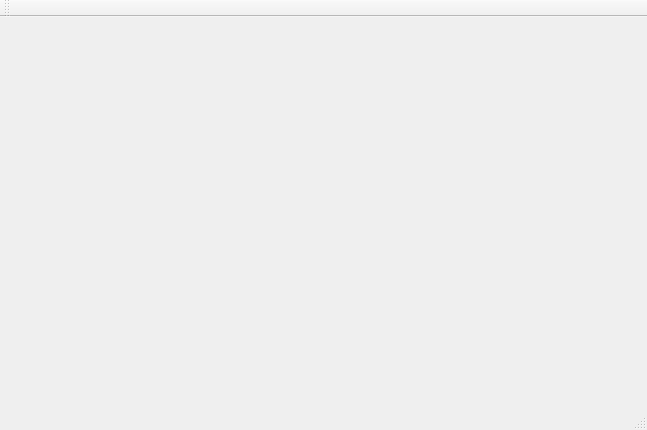
<?xml version="1.0" encoding="UTF-8"?>
<ui version="4.0">
 <class>MainWindowClass</class>
 <widget class="QMainWindow" name="MainWindowClass">
  <property name="geometry">
   <rect>
    <x>0</x>
    <y>0</y>
    <width>647</width>
    <height>430</height>
   </rect>
  </property>
  <property name="windowTitle">
   <string>MainWindow</string>
  </property>
  <widget class="QWidget" name="centralWidget">
   <widget class="QWidget" name="horizontalLayoutWidget">
    <property name="geometry">
     <rect>
      <x>0</x>
      <y>0</y>
      <width>121</width>
      <height>361</height>
     </rect>
    </property>
    <layout class="QHBoxLayout" name="horizontalLayout"/>
   </widget>
   <widget class="QWidget" name="verticalLayoutWidget">
    <property name="geometry">
     <rect>
      <x>119</x>
      <y>199</y>
      <width>501</width>
      <height>161</height>
     </rect>
    </property>
    <layout class="QVBoxLayout" name="verticalLayout">
     <item>
      <widget class="QWidget" name="output_widget" native="true"/>
     </item>
    </layout>
   </widget>
   <widget class="QWidget" name="gridLayoutWidget">
    <property name="geometry">
     <rect>
      <x>120</x>
      <y>180</y>
      <width>160</width>
      <height>21</height>
     </rect>
    </property>
    <layout class="QGridLayout" name="gridLayout">
     <item row="0" column="0">
      <widget class="QLabel" name="label_3">
       <property name="text">
        <string>Result</string>
       </property>
      </widget>
     </item>
    </layout>
   </widget>
   <widget class="QWidget" name="gridLayoutWidget_2">
    <property name="geometry">
     <rect>
      <x>119</x>
      <y>29</y>
      <width>241</width>
      <height>141</height>
     </rect>
    </property>
    <layout class="QGridLayout" name="gridLayout_2">
     <item row="0" column="0">
      <widget class="QWidget" name="start_input_widget" native="true"/>
     </item>
    </layout>
   </widget>
   <widget class="QWidget" name="gridLayoutWidget_3">
    <property name="geometry">
     <rect>
      <x>380</x>
      <y>30</y>
      <width>241</width>
      <height>141</height>
     </rect>
    </property>
    <layout class="QGridLayout" name="gridLayout_3">
     <item row="0" column="0">
      <widget class="QWidget" name="end_input_widget" native="true"/>
     </item>
    </layout>
   </widget>
   <widget class="QWidget" name="gridLayoutWidget_4">
    <property name="geometry">
     <rect>
      <x>120</x>
      <y>10</y>
      <width>151</width>
      <height>21</height>
     </rect>
    </property>
    <layout class="QGridLayout" name="gridLayout_4">
     <item row="0" column="0">
      <widget class="QLabel" name="label">
       <property name="layoutDirection">
        <enum>Qt::LeftToRight</enum>
       </property>
       <property name="text">
        <string>Input Shape</string>
       </property>
      </widget>
     </item>
    </layout>
   </widget>
   <widget class="QWidget" name="gridLayoutWidget_5">
    <property name="geometry">
     <rect>
      <x>380</x>
      <y>10</y>
      <width>151</width>
      <height>21</height>
     </rect>
    </property>
    <layout class="QGridLayout" name="gridLayout_5">
     <item row="0" column="0">
      <widget class="QLabel" name="label_2">
       <property name="text">
        <string>Output Shape</string>
       </property>
      </widget>
     </item>
    </layout>
   </widget>
  </widget>
  <widget class="QMenuBar" name="menuBar">
   <property name="geometry">
    <rect>
     <x>0</x>
     <y>0</y>
     <width>647</width>
     <height>23</height>
    </rect>
   </property>
  </widget>
  <widget class="QToolBar" name="mainToolBar">
   <attribute name="toolBarArea">
    <enum>TopToolBarArea</enum>
   </attribute>
   <attribute name="toolBarBreak">
    <bool>false</bool>
   </attribute>
  </widget>
  <widget class="QStatusBar" name="statusBar"/>
 </widget>
 <layoutdefault spacing="6" margin="11"/>
 <resources>
  <include location="mainwindow.qrc"/>
 </resources>
 <connections/>
</ui>
